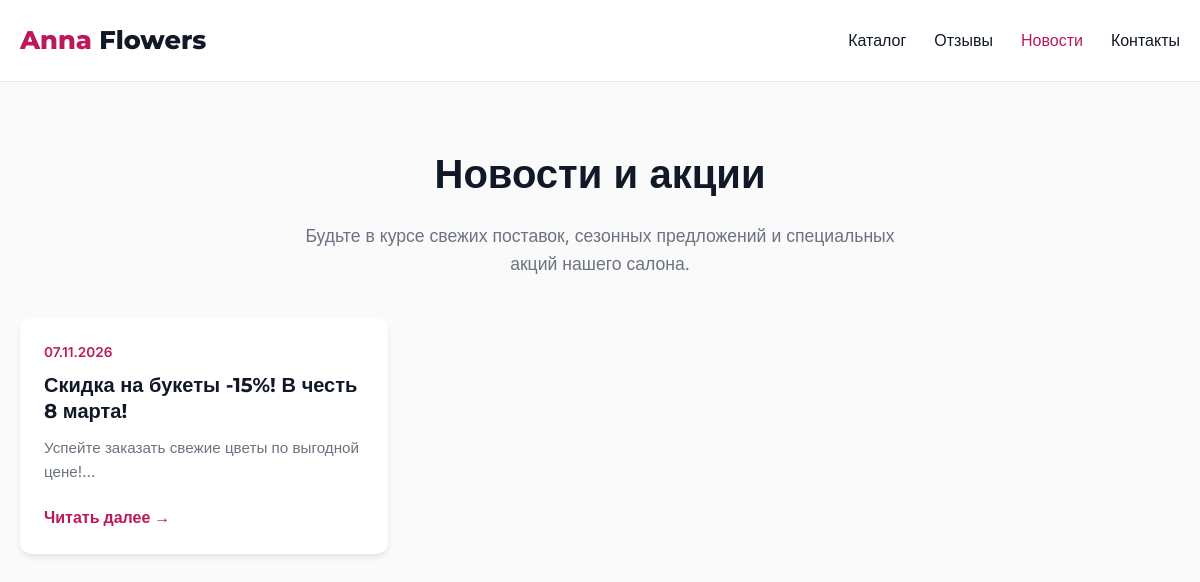
Screenshot of /blog.php with the database file from the repository.
### tables this page shows
CREATE TABLE news (
        id INTEGER PRIMARY KEY AUTOINCREMENT,
        title TEXT NOT NULL,
        slug TEXT NOT NULL UNIQUE,
        content TEXT NOT NULL,
        author_id INTEGER,
        is_published INTEGER DEFAULT 0,
        created_at TEXT DEFAULT (datetime('now', 'localtime')),
        updated_at TEXT,
        FOREIGN KEY (author_id) REFERENCES users(id) ON DELETE SET NULL
    );

### blog.php (the view, shortened to what this page needs)
<?php
require_once 'db.php';
$stmt = $pdo->query("SELECT * FROM news WHERE is_published = 1 ORDER BY created_at DESC");
$newsList = $stmt->fetchAll();
?>
<!DOCTYPE html>
<html lang="ru">
<head>
</head>
<body>
    <header class="header">
        <div class="container header-inner">
            <a href="index.html" class="logo">Anna <span>Flowers</span></a>
            <nav class="nav">
                <a href="index.html#catalog" class="nav-link">Каталог</a>
                <a href="index.html#reviews" class="nav-link">Отзывы</a>
                <a href="blog.php" class="nav-link active">Новости</a>
                <a href="index.html#contact" class="nav-link">Контакты</a>
            </nav>
        </div>
    </header>
    <main class="container">
        <div class="page-header">
            <h1>Новости и акции</h1>
            <p>Будьте в курсе свежих поставок, сезонных предложений и специальных акций нашего салона.</p>
        </div>
        <div class="news-grid">
            <?php if (empty($newsList)): ?>
                <div class="empty-news">
                    <h3>Пока нет опубликованных новостей</h3>
                    <p>Загляните к нам позже, мы обязательно поделимся чем-то интересным! 🌸</p>
                </div>
            <?php else: ?>
                <?php foreach ($newsList as $news): ?>
                    <article class="news-card">
                        <div class="news-card-body">
                            <div class="news-date"><?= date('d.m.Y', strtotime($news['created_at'])) ?></div>
                            <h2 class="news-title"><?= htmlspecialchars($news['title']) ?></h2>
                            <p class="news-excerpt">
                                <?= htmlspecialchars(mb_substr(strip_tags($news['content']), 0, 150)) ?>...
                            </p>
                            <a href="#" class="news-link" onclick="alert('<?= addslashes(htmlspecialchars(strip_tags($news['content']))) ?>'); return false;">Читать далее →</a>
                        </div>
                    </article>
                <?php endforeach; ?>
            <?php endif; ?>
        </div>
    </main>
</body>
</html>

### blog.php (style rules this page uses)
:root { --primary: #BE185D; --primary-hover: #9D174D; --primary-light: #FDF2F8; --text-dark: #111827; --text-body: #4B5563; --text-light: #6B7280; --white: #FFFFFF; --bg-light: #FAFAFA; --border: #E5E7EB; --radius: 12px; --shadow-md: 0 4px 6px -1px rgba(0,0,0,0.1); }
* { margin: 0; padding: 0; box-sizing: border-box; }
body { font-family: 'Inter', sans-serif; color: var(--text-body); background: var(--bg-light); line-height: 1.6; }
.container { max-width: 1200px; margin: 0 auto; padding: 0 20px; }
.header { background: var(--white); border-bottom: 1px solid var(--border); padding: 20px 0; }
.header-inner { display: flex; align-items: center; justify-content: space-between; }
.logo { font-family: 'Montserrat', sans-serif; font-size: 1.6rem; font-weight: 800; color: var(--primary); text-decoration: none; }
.logo span { color: var(--text-dark); }
.nav { display: flex; gap: 28px; }
.nav-link { text-decoration: none; color: var(--text-dark); font-weight: 500; transition: color 0.2s; }
.nav-link:hover, .nav-link.active { color: var(--primary); }
.page-header { text-align: center; padding: 60px 0 40px; }
.page-header h1 { font-family: 'Montserrat', sans-serif; font-size: 2.5rem; color: var(--text-dark); margin-bottom: 16px; }
.page-header p { color: var(--text-light); font-size: 1.1rem; max-width: 600px; margin: 0 auto; }
.news-grid { display: grid; grid-template-columns: repeat(auto-fill, minmax(350px, 1fr)); gap: 28px; padding-bottom: 80px; }
.news-card { background: var(--white); border-radius: var(--radius); box-shadow: var(--shadow-md); overflow: hidden; transition: transform 0.3s; display: flex; flex-direction: column; }
.news-card-body { padding: 24px; flex: 1; display: flex; flex-direction: column; }
.news-date { font-size: 0.85rem; color: var(--primary); font-weight: 600; margin-bottom: 8px; }
.news-title { font-family: 'Montserrat', sans-serif; font-size: 1.25rem; color: var(--text-dark); margin-bottom: 12px; line-height: 1.3; }
.news-excerpt { color: var(--text-light); font-size: 0.95rem; margin-bottom: 20px; flex: 1; }
.news-link { color: var(--primary); text-decoration: none; font-weight: 600; display: inline-flex; align-items: center; gap: 4px; }

### rows the page displays
news: created_at "07.11.2026", title "Скидка на букеты -15%! В честь 8 марта!", content "Успейте заказать свежие цветы по выгодной цене!"
